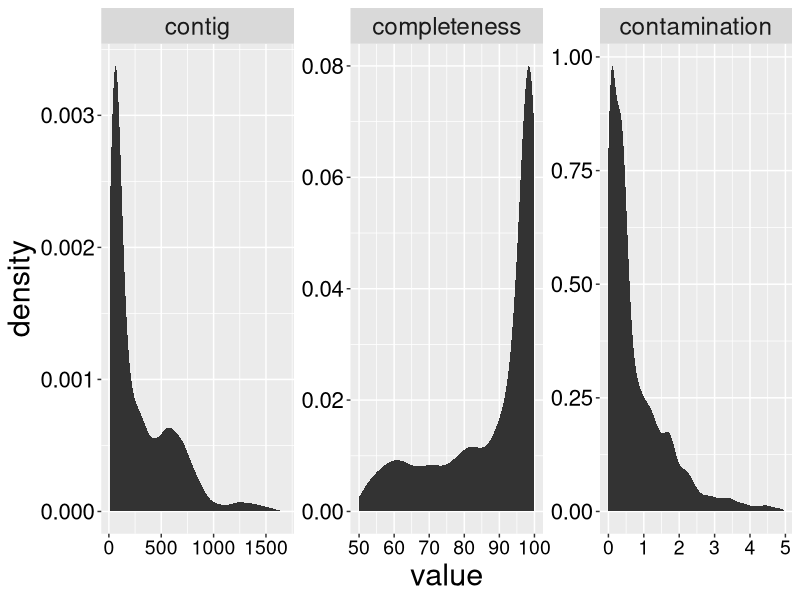
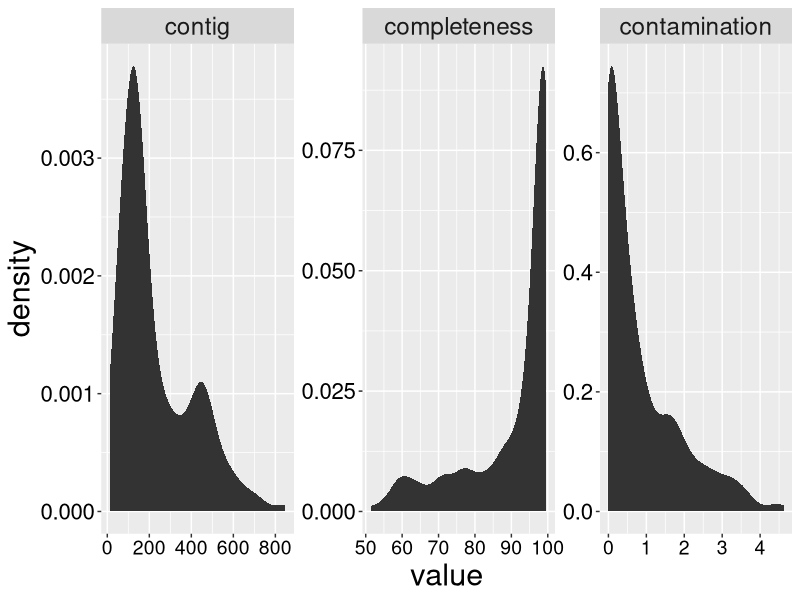
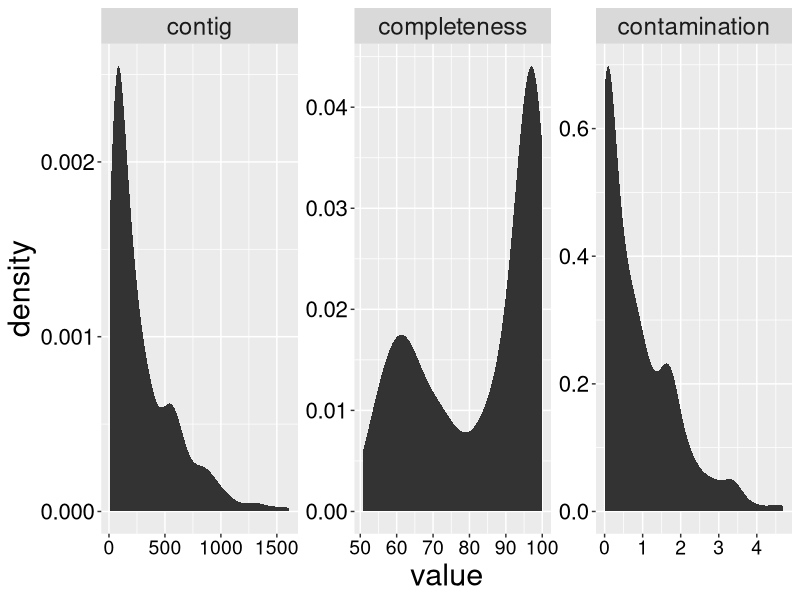
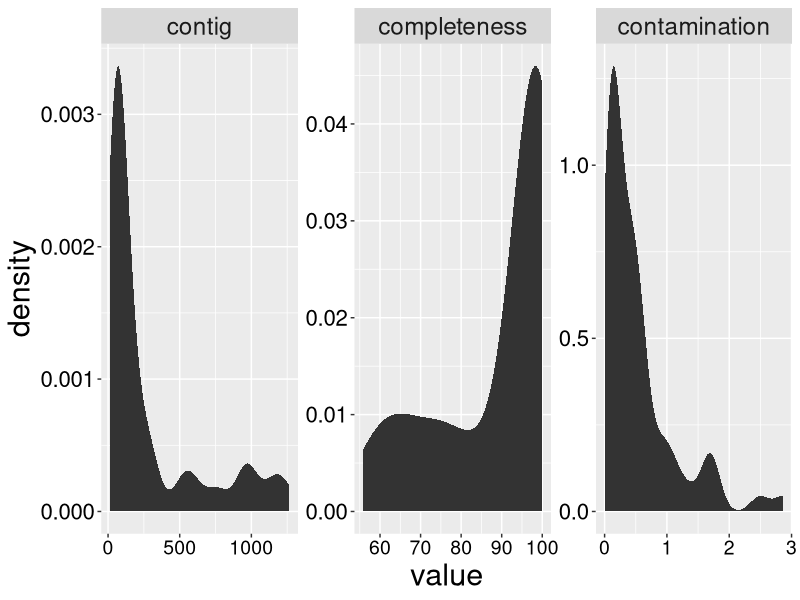
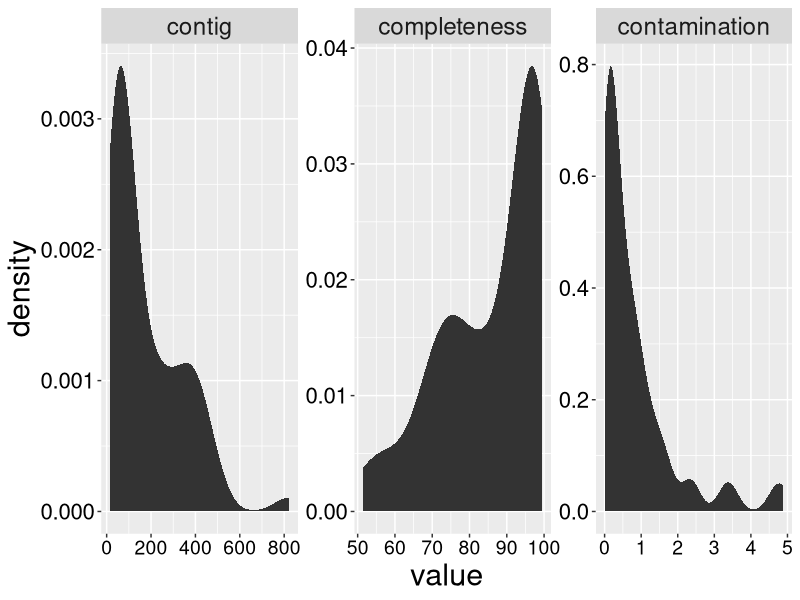
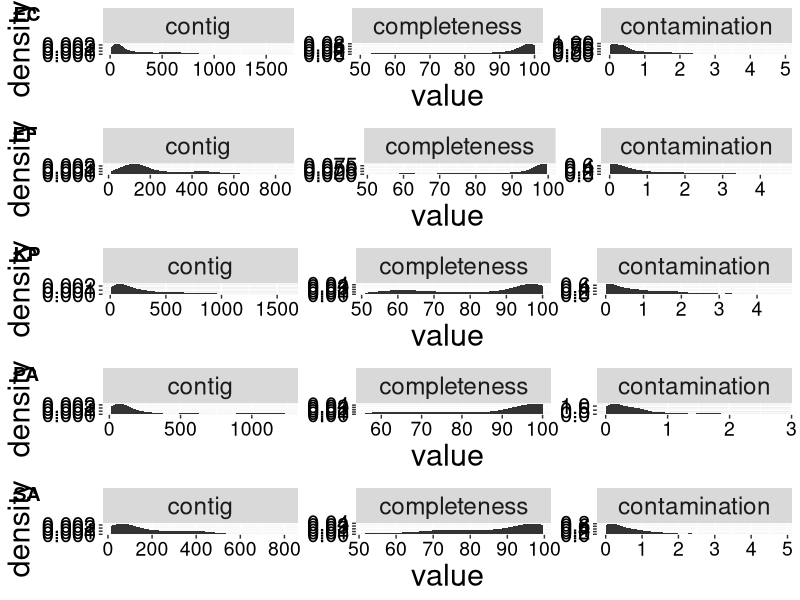

The R source for these figures, in order:
library(tidyverse)
library(tidyr)
require(reshape2)
library(ggpubr)


# plot1 #EC
data1 <- read.table("R_code/Supplementary_fig_data/FigS2.EC_count.txt",sep="\t")
colnames(data1) <- c('contig', 'completeness', 'contamination')

melt.data1 <- melt(data1)

plot1 <- ggplot(data = melt.data1, aes(x = value)) + 
  stat_density() + 
  facet_wrap(~variable, scales = "free")+
  theme(axis.text.x = element_text(color="black", size=14),
        axis.text.y = element_text(color="black", size=16),
        axis.title.x = element_text(size=22),
        axis.title.y = element_text(size=22),
        strip.text.x = element_text(size=17.5))
plot1 

# plot2 #EF
data2 <- read.table("R_code/Supplementary_fig_data/FigS2.EF_count.txt",sep="\t")
colnames(data2) <- c('contig', 'completeness', 'contamination')

melt.data2 <- melt(data2)

plot2 <- ggplot(data = melt.data2, aes(x = value)) + 
  stat_density() + 
  facet_wrap(~variable, scales = "free")+
  theme(axis.text.x = element_text(color="black", size=14),
        axis.text.y = element_text(color="black", size=16),
        axis.title.x = element_text(size=22),
        axis.title.y = element_text(size=22),
        strip.text.x = element_text(size=17.5))
plot2

# plot3 #KP
data3 <- read.table("R_code/Supplementary_fig_data/FigS2.KP_count.txt",sep="\t")
colnames(data3) <- c('contig', 'completeness', 'contamination')

melt.data3 <- melt(data3)

plot3 <- ggplot(data = melt.data3, aes(x = value)) + 
  stat_density() + 
  facet_wrap(~variable, scales = "free")+
  theme(axis.text.x = element_text(color="black", size=14),
        axis.text.y = element_text(color="black", size=16),
        axis.title.x = element_text(size=22),
        axis.title.y = element_text(size=22),
        strip.text.x = element_text(size=17.5))
plot3

# plot4 #PA
data4 <- read.table("R_code/Supplementary_fig_data/FigS2.PA_count.txt",sep="\t")
colnames(data4) <- c('contig', 'completeness', 'contamination')

melt.data4 <- melt(data4)

plot4 <- ggplot(data = melt.data4, aes(x = value)) + 
  stat_density() + 
  facet_wrap(~variable, scales = "free")+
  theme(axis.text.x = element_text(color="black", size=14),
        axis.text.y = element_text(color="black", size=16),
        axis.title.x = element_text(size=22),
        axis.title.y = element_text(size=22),
        strip.text.x = element_text(size=17.5))
plot4

# plot5 #SA
data5 <- read.table("R_code/Supplementary_fig_data/FigS2.SA_count.txt",sep="\t")
colnames(data5) <- c('contig', 'completeness', 'contamination')

melt.data5 <- melt(data5)

plot5 <- ggplot(data = melt.data5, aes(x = value)) + 
  stat_density() + 
  facet_wrap(~variable, scales = "free")+
  theme(axis.text.x = element_text(color="black", size=14),
        axis.text.y = element_text(color="black", size=16),
        axis.title.x = element_text(size=22),
        axis.title.y = element_text(size=22),
        strip.text.x = element_text(size=17.5))
plot5


## Combined plot.
combined_plot <- ggarrange(plot1, plot2, plot3, plot4, plot5,
                           labels = c("EC", "EF", "KP", "PA", "SA"),
                           ncol = 1, nrow = 5)
combined_plot
